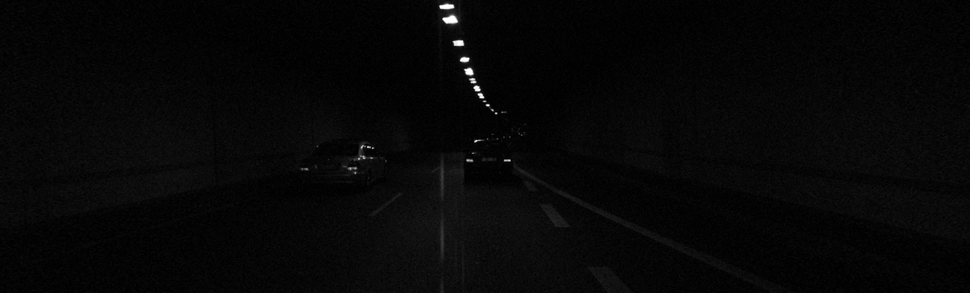
#> input picture LabSession3_v2/ex/image.png, 970 x 293 px, shrunk from 1242 x 375 before the run, found by its file name
$ jupyter execute --allow-errors LabSession4-ExercisesSolutions.ipynb
#> lines starting #> are read from the running program, lines starting #| are printed output that depends on the picture
# Point and Local Operators - Exercises Solutions
## Computer Vision and Image Processing - Lab Session 4
### Prof: Luigi Di Stefano, luigi.distefano@unibo.it
### Tutor: Pierluigi Zama Ramirez, pierluigi.zama@unibo.it - Riccardo Spezialetti, riccardo.spezialetti@unibo.it

# Point Operator

## Exercise 1: Linear Contrast Stretching
Implement a linear contrast stretching function.

Given $P_{max}$ and $P_{min}$ the maximum and minimum pixel value respectively (can be different from the min and max values of the image), convert each pixel of the original image $P_{in}$ into the new pixel of the output image $P_{out}$ with the following formula:

$P_{out} = \frac{255}{P_{max} - P_{min}}(P_{in} - P_{min})$

Test the function 3 times on the __grayscale__ image "ex/image.png" using as $P_{max}$ and $P_{min}$:

* The minimum and maximum value of the image  respectively. You can use **np.max(array, axis)** and **np.min(array, axis)** to calculate them.
* $P_{max}=40$ and $P_{min}=0$.
* Choose as $P_{max}$ and $P_{min}$ the values at 95% and 5% percentiles of the distribution respectively (the value of the 5% pixels ordered from the lowest value pixel).

Plot the histogram of the image before and after each transformation.

[cell 1]
import cv2
import numpy as np
from matplotlib import pyplot as plt

def linear_stretching(img, max_value, min_value):
    img[img<min_value] = min_value
    img[img>max_value] = max_value
    linear_stretched_img = 255./(max_value-min_value)*(img-min_value)
    return linear_stretched_img


def find_percentile_value(hist, percentile):
    s = 0
    idx = 0
    total_pixel = np.sum(hist)
    while(s < total_pixel*percentile/100):
        s += hist[idx]
        idx += 1
    return idx

# Reading the image
img = cv2.imread("ex/image.png", cv2.IMREAD_GRAYSCALE)
#> img is the input picture: shape (293, 970); min 0, max 255, mean 6.8
plt.imshow(img,cmap='gray',vmin=0,vmax=255)
plt.show()

# Extracting the histogram
hist,bins = np.histogram(img.flatten(),256,[0,256])
#> hist = 256 values, max 32363 at index 4, min 0 at index 102, mean 1110.2; bins = 257 values from 0 to 256

# Plotting the histogram before stretching
plt.title("Hist Before Stretching")
#> (the rest of this cell did not finish here and is left out)

## Exercise 2: Exponential Operator
Implement an exponential operator.
Given an exponent $r$ compute for each input pixel $P_{in}$ the output pixel value $P_{out}$ with the following exponential operator formula:

$P_{out}=255*(\frac{P_{in}}{255})^r$

Test the function on the __grayscale__ image "ex/image.png" using as $r=0.45$.

Plot the histogram of the image before and after the transformation.

[cell 2]
import cv2
import numpy as np
from matplotlib import pyplot as plt

# Reading the image
img = cv2.imread("ex/image.png", cv2.IMREAD_GRAYSCALE)
plt.imshow(img,cmap='gray',vmin=0,vmax=255)
plt.show()

def exponential_operator(img, r):
    exp_img = ((img/255)**r) *255
    return exp_img

# Extracting the histogram
hist,bins = np.histogram(img.flatten(),256,[0,256])

# Plotting the histogram before operator
plt.title("Hist Before Stretching")
#> (the rest of this cell did not finish here and is left out)

## Exercise 3: Histogram Equalization
Implement an histogram equalization operator.

Given intesity of pixel $i \in [0 .. 255]$, the image histogram $h$, the total number of pixels of the image $N$, compute the cumulative distribution function:

$PMF(i) = \frac{1}{N}\sum_{k=0}^i(h(k))$

and then use it to perform the equalization:

$P_{out} = 255PMF(P_{in})$

Equalization spreads uniformly pixel intensities across the whole available range, which usually improves the contrast.

Test the function on the __grayscale__ image "ex/image.png".

Plot the histogram of the image before and after the transformation.

[cell 3]
import cv2
import numpy as np
from matplotlib import pyplot as plt

def pfm(hist):
    total_pixel = np.sum(hist)
    pfm = []
    for i in range(256):
        pfm_i = np.sum(hist[:i]) / total_pixel
        pfm.append(pfm_i)
    return np.asarray(pfm)

# Reading the image
img = cv2.imread("ex/image.png", cv2.IMREAD_GRAYSCALE)
plt.imshow(img,cmap='gray',vmin=0,vmax=255)
plt.show()

# Extracting the histogram
hist,bins = np.histogram(img.flatten(),256,[0,256])
plt.title("Hist Before Operator")
#> (the rest of this cell did not finish here and is left out)

# Local Operator

## Exercise 4: Mean Filter
Apply a mean filter of kernel size 9x9 to an image.

Test it on the __grayscale__ image "ex/landscape.jpg".

[cell 4]
import cv2
import numpy as np
from matplotlib import pyplot as plt

# Reading the image
img = cv2.imread("ex/landscape.jpg", cv2.IMREAD_GRAYSCALE)
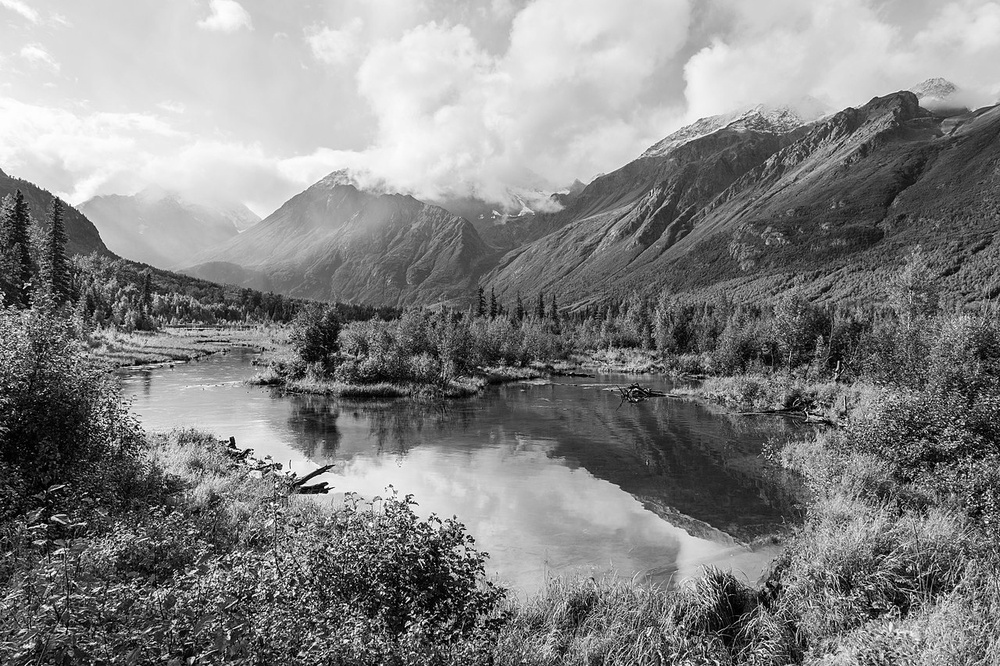
#> input picture LabSession3_v2/ex/landscape.jpg, 1000 x 666 px, shrunk from 1280 x 853 before the run, found by its file name
#> img is the input picture: shape (666, 1000); min 0, max 255, mean 131.1
plt.imshow(img,cmap='gray',vmin=0,vmax=255)
plt.show()

k_size = 9
mean_kernel = np.ones([k_size,k_size])/(k_size**2)

img_tr = cv2.filter2D(img,-1,mean_kernel)
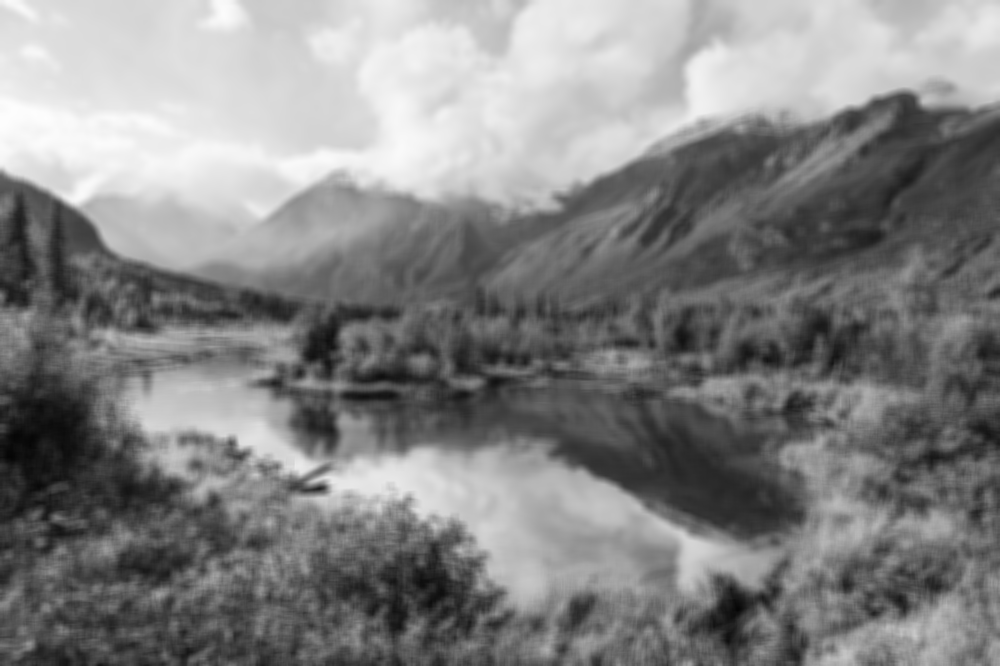
#> img_tr: shape (666, 1000); min 5, max 253, mean 131.1
plt.imshow(img_tr,cmap='gray',vmin=0,vmax=255)
plt.show()

## Exercise 5: Other Filters
Apply a denoising filter and an high-pass filter (edge-enhancement) to an image.

* Denoising filter = $\begin{bmatrix}
                        1 & 2 & 1\\
                        2 & 4 & 2\\
                        1 & 2 & 1\\
                        \end{bmatrix}\frac{1}{16} $

* High pass filter (edge-enhancement) = $\begin{bmatrix}
                        0 & 1 & 0\\
                        1 & -4 & 1\\
                        0 & 1 & 0\\
                        \end{bmatrix}$

Test it on the __grayscale__ image "ex/landscape.jpg".

[cell 5]
import cv2
import numpy as np
from matplotlib import pyplot as plt

# Reading the image
img = cv2.imread("ex/landscape.jpg", cv2.IMREAD_GRAYSCALE)
plt.imshow(img,cmap='gray',vmin=0,vmax=255)
plt.show()

denoising_kernel = np.array([
            [1,2,1],
            [2,4,2],
            [1,2,1]])/16

img_tr = cv2.filter2D(img,-1,denoising_kernel)
plt.imshow(img_tr,cmap='gray',vmin=0,vmax=255)
plt.show()

high_pass_kernel = np.array([
            [0,1,0],
            [1,-4,1],
            [0,1,0]])

img_tr = cv2.filter2D(img.astype(float),-1,high_pass_kernel)
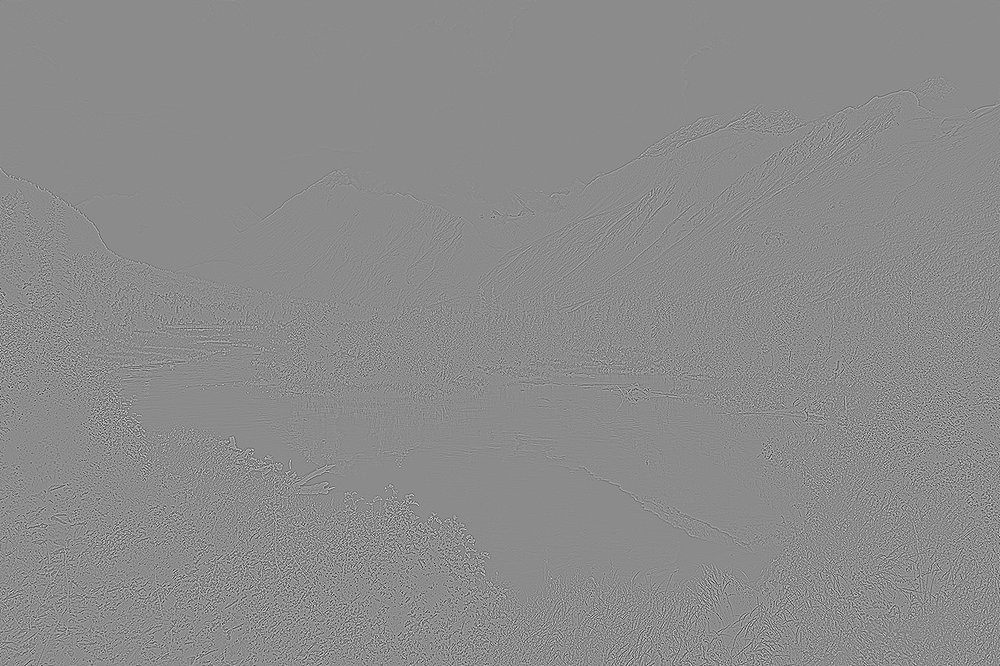
#> img_tr: shape (666, 1000) float64; min -762, max 630, mean 0; drawn with min black and max white
img_tr = np.abs(img_tr)
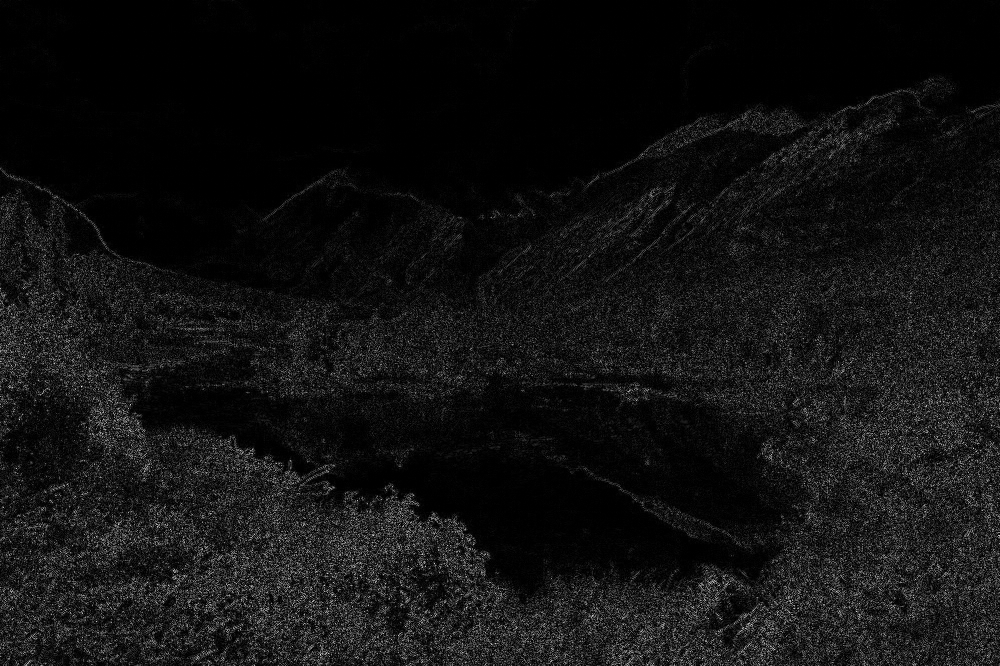
#> img_tr: shape (666, 1000) float64; min 0, max 762, mean 55.1; drawn with min black and max white
plt.imshow(img_tr,cmap='gray',vmin=0,vmax=255)
plt.show()

## Exercise 6: Gaussian Filter

Apply a gaussian filter with $\sigma=1.5$ to an image.

Do it twice:
* Finding the gaussian kernel and applying it.
* Using the OpenCV function for gaussian blurring.

Find the kernel size following the rule of thumb showed in the theory slides.

Test it on the __grayscale__ image "ex/landscape.jpg".

[cell 6]
import cv2
import numpy as np
from matplotlib import pyplot as plt
import time # Library to compute timings

# Reading the image
img = cv2.imread("ex/landscape.jpg", cv2.IMREAD_GRAYSCALE)
plt.imshow(img,cmap='gray',vmin=0,vmax=255)
plt.show()

# Higher sigmas should correspond to larger kernels. usually big as
sigma = 1.5
k_size = int(np.ceil((3*sigma))*2 + 1) #rule of thumb for a good kernel size given sigma
print("Sigma: {}, Kernel Size: {}".format(sigma, k_size))

# Finding the gaussian kernel 1D 11x1
gaussian_kernel_1D = cv2.getGaussianKernel(k_size, sigma)

start = time.time()
img_tr1 = cv2.filter2D(img,-1,gaussian_kernel_1D)
img_tr = cv2.filter2D(img_tr1,-1,gaussian_kernel_1D.transpose())
print("Time needed twice 1D: ", time.time()-start)
plt.imshow(img_tr,cmap='gray',vmin=0,vmax=255)
plt.show()

# Finding the gaussian kernel 2D 11x11
gaussian_kernel_2D = gaussian_kernel_1D.dot(gaussian_kernel_1D.transpose())

start = time.time()
# Applying the kernel
img_tr = cv2.filter2D(img,-1,gaussian_kernel_2D)
print("Time needed single 2D (SLOWER): ", time.time()-start)

# Plot the result
plt.imshow(img_tr,cmap='gray',vmin=0,vmax=255)
plt.show()

# Using OpenCV function GaussianBlur
start = time.time()
img_tr = cv2.GaussianBlur(img, (k_size,k_size) , sigma)
print("Time needed with OpenCV API (Best Optimization): ", time.time()-start)
# Plot the result
plt.imshow(img_tr,cmap='gray',vmin=0,vmax=255)
plt.show()

## Exercise 7: Bilateral Filter
Apply a bilateral filter with filter size of 9x9 and both sigma values of 75.

Test it on the __grayscale__ image "ex/landscape.jpg".

__N.B__:
* Sigma values: If they are small (< 10), the filter will not have much effect, whereas if they are large (> 150), they will have a very strong effect, making the image look “cartoonish”.
* Filter size: Large filters (> 5) are very slow, so it is recommended to use d=5 for real-time applications, and approximately 9 for offline applications that need heavy noise filtering.

[cell 7]
import cv2
import numpy as np
from matplotlib import pyplot as plt

# Reading the image
img = cv2.imread("ex/landscape.jpg", cv2.IMREAD_GRAYSCALE)
plt.imshow(img,cmap='gray',vmin=0,vmax=255)
plt.show()

img_bilateral = cv2.bilateralFilter(img,9,75,75)
# Plot the result
plt.imshow(img_bilateral,cmap='gray',vmin=0,vmax=255)
plt.show()
